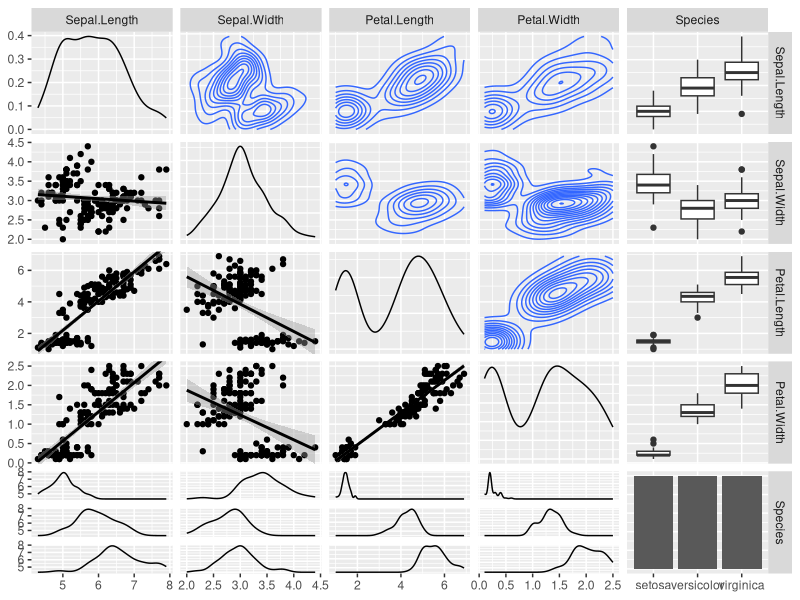

Source code (R):
## ---- chunk 1
summary(iris)
## ---- chunk 2
require(GGally)
ggpairs(iris, upper=list(continuous="density"),
lower=list(continuous="smooth",combo="facetdensity"),
color="Species")
